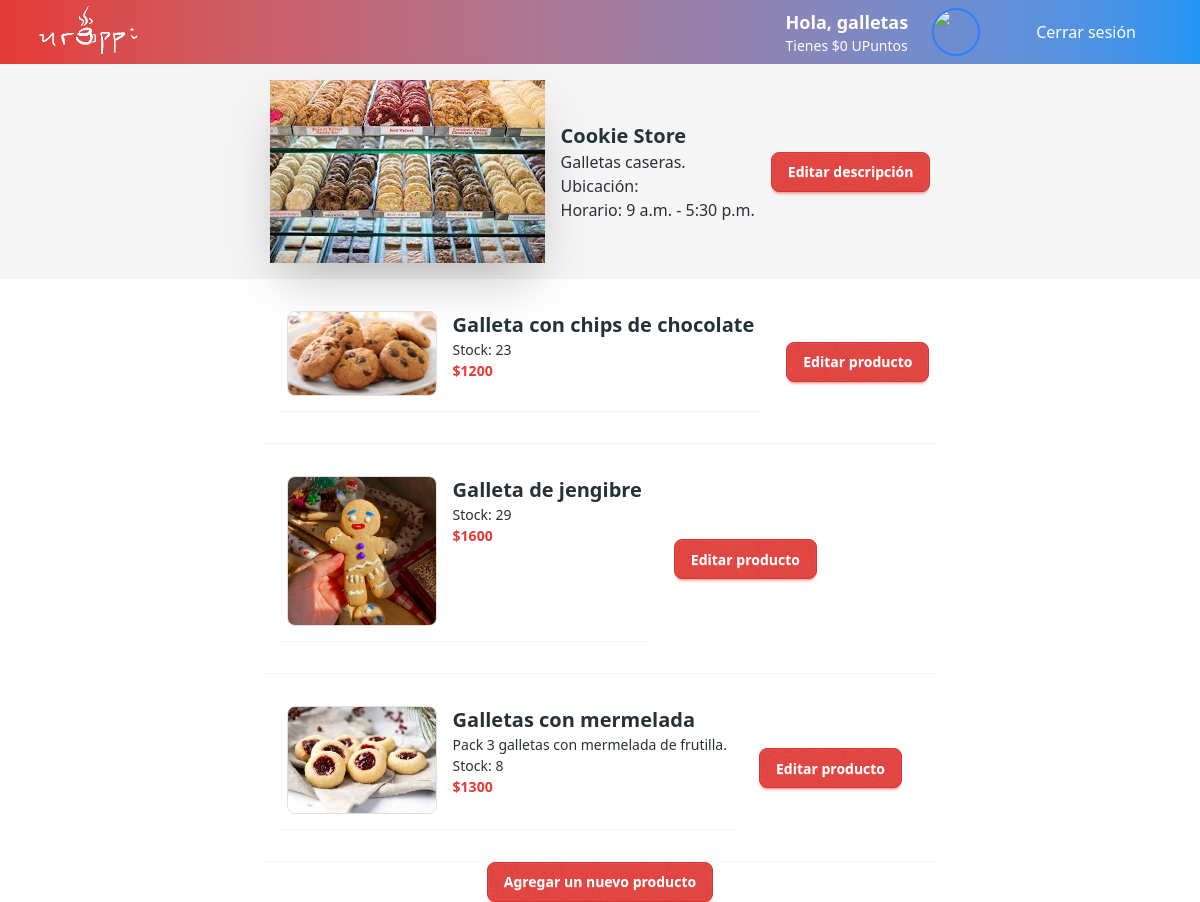
/vendedor/ (signed in), run on the app's committed database.
### urappiapp/models.py (models this page shows, shortened)
class User(AbstractUser):
    pronombres = [("La", "La"), ("El", "El"), ("Le", "Le"), ("Otro", "Otro")]
    pronombre = models.CharField(max_length=5, choices=pronombres)
    apodo = models.CharField(max_length=30)  # Apodo o nombre visible
    rating = models.FloatField(default=0.0)
    votes = models.IntegerField(default=0)
    rol = models.CharField(max_length=20, choices=[
        ('customer', 'Cliente'),
        ('deliver', 'Repartidor'),
        ('seller', 'Vendedor'),
    ])
    upuntos = models.IntegerField(default=0)

class Shop(models.Model):
    shopID = models.AutoField(primary_key=True)  # ID único de la tienda
    shopDescription = models.TextField()  # Descripción de la tienda
    openTime = models.TimeField()  # Hora de apertura
    closingTime = models.TimeField()  # Hora de cierre
    shopName = models.CharField(max_length=32)  # Nombre de la tienda
    shopImage = models.ImageField(upload_to="stores/", null=True, blank=True)  # Imagen de la tienda
    location = models.TextField()  # Ubicación de la tienda
    rating = models.FloatField(default=0.0)
    votes = models.IntegerField(default=0)

class Product(models.Model):
    categorys = [("beb-cal", "Bebidas calientes"), ("beb-fria", "Bebidas frías"), ("pas-boll", "Pastelería y Bollería"), ("sandw", "Sandwiches"), ("otro", "Otro")]
    productID = models.AutoField(primary_key=True)
    productName = models.CharField(max_length=32)  # Nombre del producto
    category = models.CharField(max_length=32, choices=categorys)  # Categoría del producto
    description = models.TextField()  # Descripción del producto
    prodImage = models.ImageField(upload_to="products/", null=True, blank=True)  # Imagen del producto
    priceCLP = models.IntegerField()  # Precio en CLP

### urappiapp/views.py (the view)
# urls.py: path('vendedor/', views.vendedor, name='vendedor'),
def vendedor(request):
    if not request.user.is_authenticated or request.user.rol != "seller":
        return redirect('login')
    return show_my_store(request)

### app_vendedor/templates/app_vendedor/my_store.html (shortened to what this page needs)
{% extends 'urappi/base.html' %}
{% block content %}
{% include "app_vendedor/store_menu/_store_info.html" %}
<div class="list items-center">
  <ul>
      {% for producto in productos %}
          {% include "app_vendedor/store_menu/_product_detail.html" with producto=producto counter=forloop.counter %}
      {% endfor %}
  </ul>
  <div>
    <button type="button" onclick="toggleProductoNuevo()" class="btn btn-primary w-full">Agregar un nuevo producto</button>
  </div>
</div>
{% endblock content %}

### urappi/templates/urappi/header.html (shortened to what this page needs)
<header class="bg-gradient-to-r from-primary to-secondary text-white">
     {% load static %}
    <div class="max-w-7xl mx-auto px-4 sm:px-6 lg:px-8 flex items-center justify-between h-16">
        <a href="{% url 'home' %}">
            <img src="{% static 'images/logo.png' %}" alt="Urappi Logo" class="h-16 object-contain">
        </a>
        <nav class="flex items-center space-x-6">
        {% if user.is_authenticated %}
            <div class="flex flex-col justify-center justify-between">
                <h1 class="text-lg font-semibold">Hola, {{ usuario.apodo }}</h1>
                <p class="text-sm">Tienes ${{ usuario.upuntos }} UPuntos</p>
            </div>
            <div class="w-12 h-12 rounded-full overflow-hidden border-2 border-blue-500">
                <img src="{% static usuario.profilePic %}"  />
            </div>
            <div class="max-w-7xl mx-auto px-4 sm:px-6 lg:px-8 flex items-center justify-between h-16">
                <a href="{% url 'logout' %}">Cerrar sesión </a>
            </div>
        {% endif %}
        </nav>
    </div>
</header>

### app_vendedor/templates/app_vendedor/store_menu/_store_info.html (shortened to what this page needs)
{% load static %}
{% block content %}
<div class="hero bg-base-200 min-h-screen/2">
  <div class="hero-content flex-col lg:flex-row">
     <img src="/media/{{tienda.shopImage}}" class="max-w-sm shadow-2xl" />
    <div id="store-info">
      <h1 class="text-xl font-bold">{{tienda.shopName}}</h1>
      <div id="info_tienda">
        <ul >{{ tienda.shopDescription }} </ul>
        <ul>Ubicación: {{tienda.location}}</ul>
        <ul>Horario: {{ tienda.openTime }} - {{ tienda.closingTime }}</ul>
      </div>
    </div>
    <div id="edit-btn">
      <button type="submit" class="btn btn-primary" onclick="modifyDesc()">Editar descripción</button>
    </div>
  </div>
</div>
{% endblock content %}

### app_vendedor/templates/app_vendedor/store_menu/_product_detail.html (shortened to what this page needs)
{% load static %}
<div class="items-center" >
  <div class="list-row items-center" id="product-{{ counter }}">
    <div class="list-row mb-4" >
      <img
        src="{{ producto.prodImage }}"
        alt="{{ producto.ProductName }}"
        width="150px"
        class="rounded-lg border border-base-300"
      />
      <div>
        <div class="textarea-md">
          <h3 class="text-xl font-bold">{{ producto.ProductName }}</h3>
          <p>{{ producto.description }}</p>
          <p>Stock: {{ producto.stock }}</p>
          <p class="font-bold text-primary"> ${{ producto.priceCLP }}</p>
        </div>
      </div>
    </div>
    <div>
        <button type="button" class="btn btn-primary" onclick="modifyProduct('{{ counter }}', '{{ producto.productID }}')">Editar producto</button>
    </div>
  </div>
</div>

### data on the page
User: apodo "galletas", upuntos "0"
Shop: shopImage (picture), shopName "Cookie Store", shopDescription "Galletas caseras.", openTime "9 a.m.", closingTime "5:30 p.m."
Product: ProductName "Galleta con chips de chocolate"
Product: ProductName "Galleta de jengibre"
Product: ProductName "Galletas con mermelada", description "Pack 3 galletas con mermelada de frutilla."

### other printed values
{{ producto.stock }} "23" "29" "8"
{{ producto.priceCLP }} "1200" "1600" "1300"
